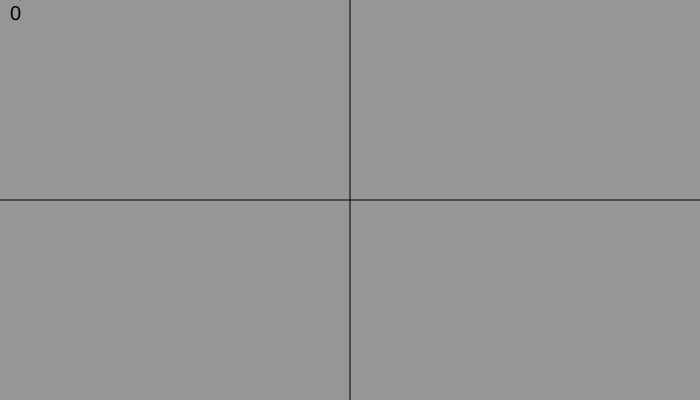
Frame 1 (no input)
Frame 60 (no input): identical to frame 1, image omitted
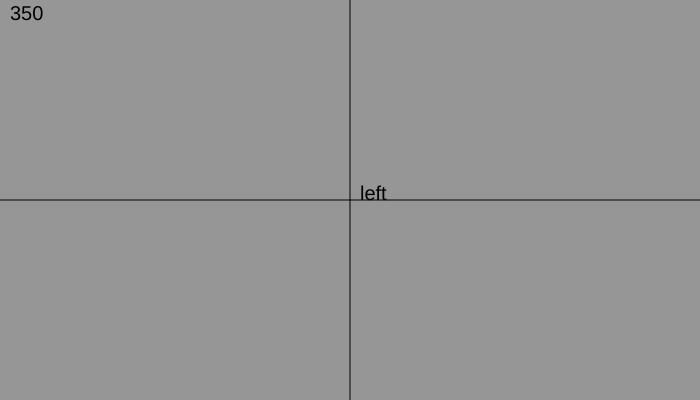
Frame 120 (the mouse pressed at the canvas centre since frame 60)

The p5.js sketch that drew these frames (run headless with seeded random() and noise() and a simulated clock; from frame 60 on, the mouse is pressed at the canvas centre):

// p5.js sketch
// ── sketch.js

function setup(){
  createCanvas(700,400);
}

function draw(){
  background(150); // 0 black - 255 white
  line(width/2, 0, width/2, height);

  textSize(20);
  text(mouseX, 10,20);

  if(mouseX > width/2){
    text("right",mouseX + 10, mouseY);
  } else{
    text("left", mouseX + 10, mouseY);
  }

  // top / bottom

  line(0, height/2, width, height/2);


}
